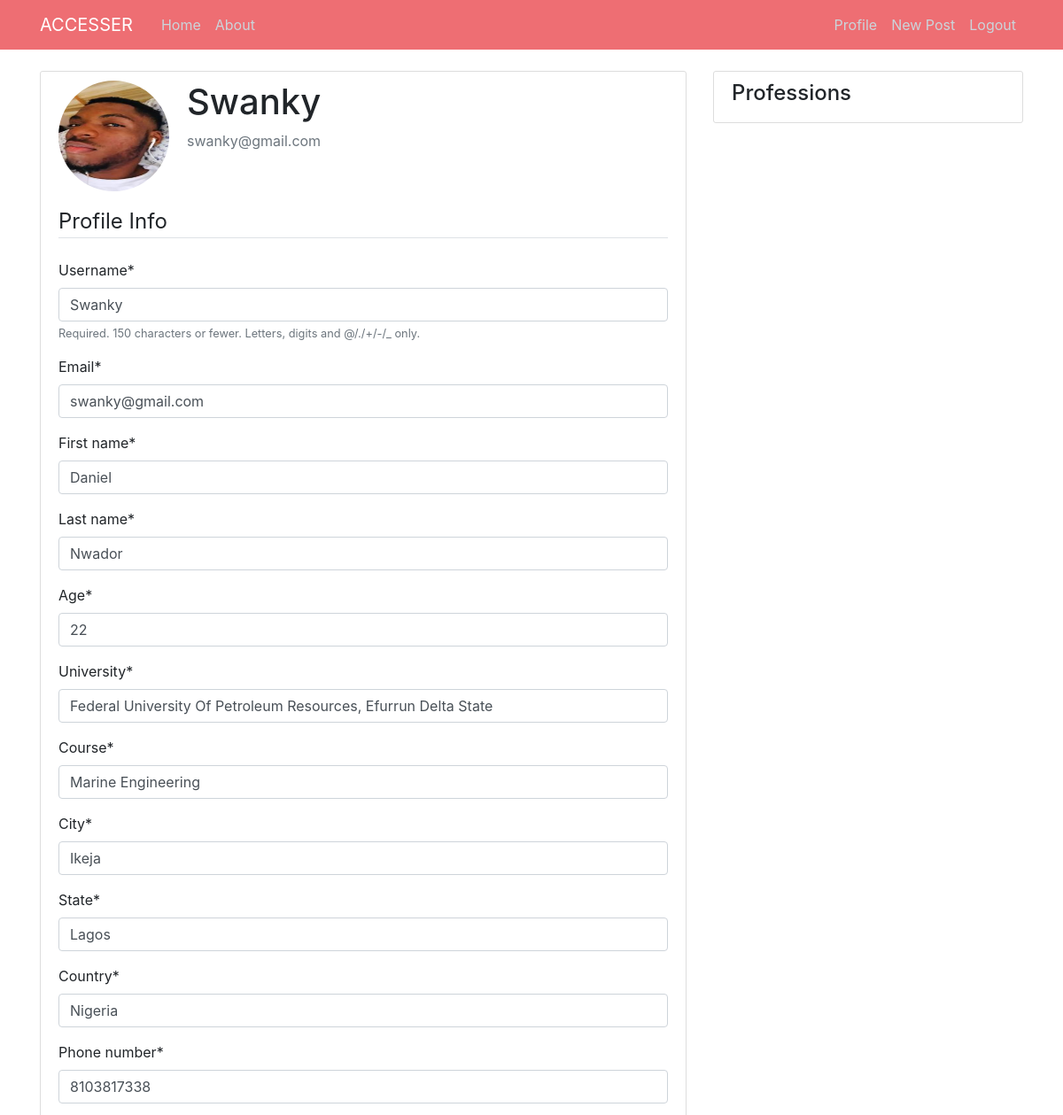
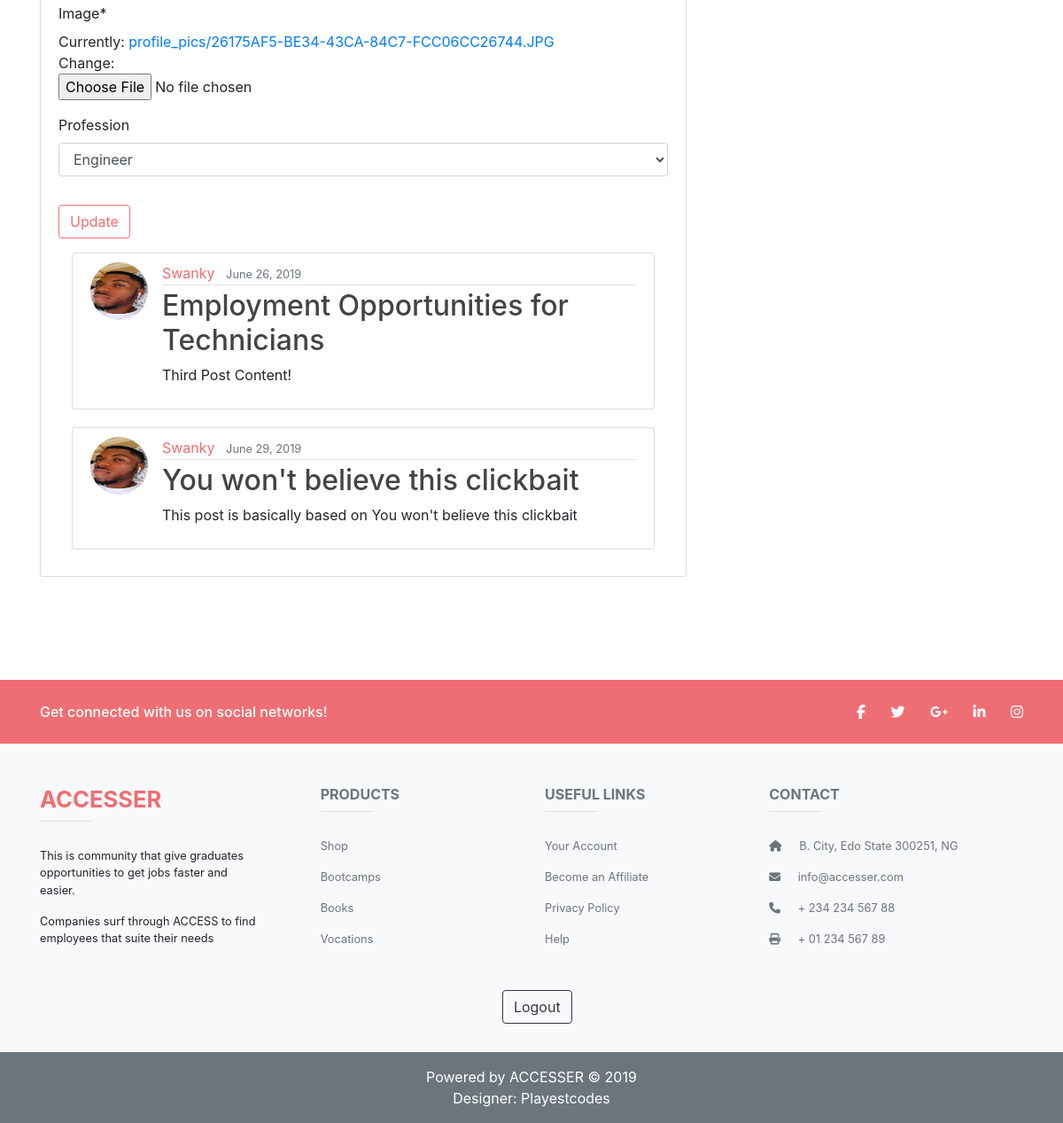
The app's page /user/profile/ (signed in) with its own data (2 pictures, top to bottom).
### users/models.py (models this page shows, shortened)
class Profile(models.Model):
    user = models.OneToOneField(User, on_delete=models.CASCADE, related_name = "profile", null=True, blank=True)
    first_name = models.CharField(max_length=50)
    last_name = models.CharField(max_length=50)
    age = models.PositiveIntegerField()
    university = models.CharField(max_length=100)
    course = models.CharField(max_length=100)
    city = models.CharField(max_length=50)
    state = models.CharField(max_length=50)
    country = models.CharField(max_length=50)
    phone_number = models.PositiveIntegerField()
    image = models.ImageField(default='default.jpg', upload_to='profile_pics')
    profession = models.ForeignKey(Profession, on_delete=models.CASCADE, related_name="profiles", null=True, blank=True)

### blog/models.py (models this page shows, shortened)
class Post(models.Model):
 title = models.CharField(max_length=100)
 content = models.TextField()
 date_posted = models.DateTimeField(default=timezone.now)
 author = models.ForeignKey(User, on_delete=models.CASCADE, related_name="posts")

### users/views.py (the view)
# urls.py: path('profile/', user_views.profile, name='profile'),
@login_required
def profile(request):
    if request.method == 'POST':
        u_form = UserUpdateForm(request.POST, instance=request.user)
        p_form = ProfileUpdateForm(request.POST, request.FILES, instance=request.user.profile)
        if u_form.is_valid() and p_form.is_valid():
            u_form.save()
            p_form.save()
            messages.success(request, f'Your account has been updated!')
            return redirect('profile')
    else:
        u_form = UserUpdateForm(instance=request.user)
        p_form = ProfileUpdateForm(instance=request.user.profile)
    context = {
        'u_form': u_form,
        'p_form': p_form
    }
    return render(request, 'users/profile.html', context)

### users/forms.py
class UserUpdateForm(forms.ModelForm):
    email = forms.EmailField()
    class Meta:
        model = User
        fields = ['username', 'email']

class ProfileUpdateForm(forms.ModelForm):
    class Meta:
        model = Profile
        exclude = ['user']

### users/models.py (called while the page is built)
    def __str__(self):
        return self.name

### users/templates/users/profile.html (shortened to what this page needs)
{% extends "blog/base.html" %}
{% load crispy_forms_tags %}
{% block content %}
    <div class="content-section">
      <div class="media">
        <img class="rounded-circle account-img" src="{{ user.profile.image.url }}">
        <div class="media-body">
          <h2 class="account-heading">{{ user.username }}</h2>
          <p class="text-secondary">{{ user.email }}</p>
        </div>
      </div>
      <form method="POST" enctype="multipart/form-data">
          <fieldset class="form-group">
              <legend class="border-bottom mb-4">Profile Info</legend>
              {{ u_form|crispy }}
              {{ p_form|crispy }}
          </fieldset>
          <div class="form-group">
              <button class="btn btn-outline-info" type="submit">Update</button>
          </div>
      </form>
          {% if user.is_authenticated %}
            {% for post in user.posts.all %}
                <div class="col-md-12 my-3">
                    <article class="media content-section">
                    <img class="rounded-circle article-img" src="{{ user.profile.image.url }}">
                    <div class="media-body">
                        <div class="article-metadata">
                        <a class="mr-2" href="{% url 'user-posts' user.username %}" style="color: #ee6e73">{{ post.author }}</a>
                        <small class="text-muted">{{ post.date_posted|date:"F d, Y" }}</small>
                        </div>
                        <h2><a class="article-title" href="{% url 'post-detail' post.id %}">{{ post.title }}</a></h2>
                        <p class="article-content">{{ post.content }}</p>
                    </div>
                    </article>
                </div>
            {% endfor %}
          {% endif %}
    </div>
{% endblock content %}

### blog/static/blog/main.css (style rules this page uses)
body { box-sizing: border-box; margin-top: 5rem; }
.content-section { background: #ffffff; padding: 10px 20px; border: 1px solid #dddddd; border-radius: 3px; margin-bottom: 20px; }
.article-title { color: #444444; }
.article-content { white-space: pre-line; }
.article-img { height: 65px; width: 65px; margin-right: 16px; }
.article-metadata { padding-bottom: 1px; margin-bottom: 4px; border-bottom: 1px solid #e3e3e3 }
.account-img { height: 125px; width: 125px; margin-right: 20px; margin-bottom: 16px; }
.account-heading { font-size: 2.5rem; }
.btn-outline-info { background-color: white; color: #ee6e73; border-color: #ee6e73; }

### records on screen
Profile: first_name "Daniel", last_name "Nwador", age "22", university "Federal University Of Petroleum Resources, Efurrun Delta State", course "Marine Engineering", city "Ikeja", state "Lagos", country "Nigeria", phone_number "8103817338", profession "Engineer"
Post: profile.image (picture), author "Swanky", date_posted "June 26, 2019", title "Employment Opportunities for Technicians", content "Third Post Content!"
Post: profile.image (picture), author "Swanky", date_posted "June 29, 2019", title "You won't believe this clickbait", content "This post is basically based on You won't believe this clickbait"

### other values on screen
{{ user.username }} "Swanky"
{{ user.email }} "swanky@gmail.com"
